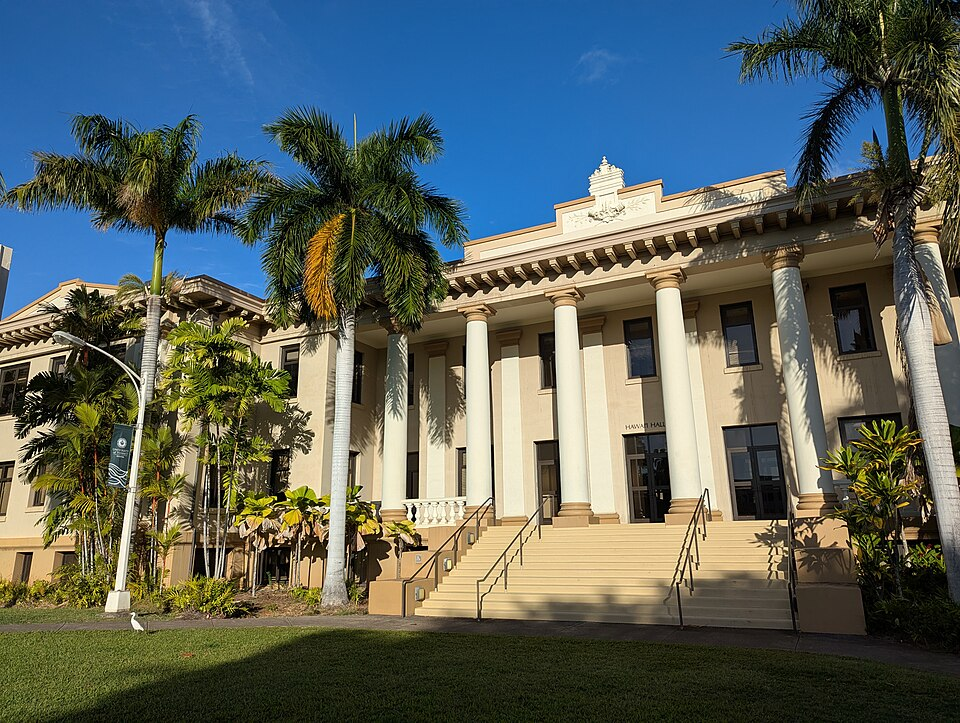
#> input picture assgn2/python/images/hawaii_hall.jpg, 960 x 723 px
$ python gradientTest.py
#> lines starting #> are read from the running program, lines starting #| are printed output that depends on the picture
### assgn2/python/myImageGradient.py
import numpy as np
import cv2


# Derivative kernels provided in the handout.
KX = np.array([
    [-1, 0, 1],
    [-2, 0, 2],
    [-1, 0, 1]
], dtype=np.float64) / 8.0
KY = KX.T


def myImageGradient(img0):
    """Compute horizontal and vertical image derivatives.

    Parameters
    ----------
    img0 : ndarray, shape (H, W)
        Grayscale input image.

    Returns
    -------
    imgx, imgy : ndarray
        Horizontal and vertical derivatives.
    """
    img0 = np.asarray(img0, dtype=np.float64)
    if img0.ndim != 2:
        raise ValueError("img0 must be a 2D grayscale image")

    if img0.max() > 1.0:
        img0 = img0 / 255.0

    # TODO: filter img0 with KX and KY.
    # You may use cv2.filter2D or scipy.ndimage filtering.
    imgx = cv2.filter2D(img0, -1, KX)
    imgy = cv2.filter2D(img0, -1, KY)

    return imgx, imgy

### assgn2/python/gradientTest.py
import cv2
import matplotlib.pyplot as plt
from myImageGradient import myImageGradient

# Read the image in grayscale
img0 = cv2.imread("images/hawaii_hall.jpg", cv2.IMREAD_GRAYSCALE)
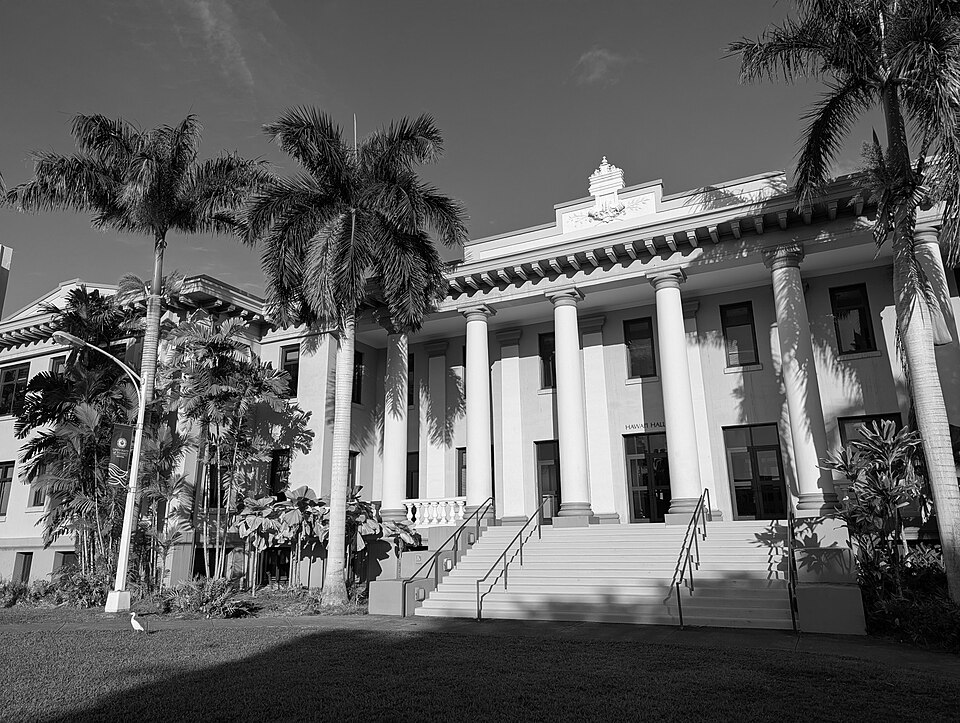
#> img0: shape (723, 960); min 0, max 255, mean 96.5

# Compute image gradients
imgx, imgy = myImageGradient(img0)
#> in myImageGradient, `imgx = cv2.filter2D(img0, -1, KX)`:
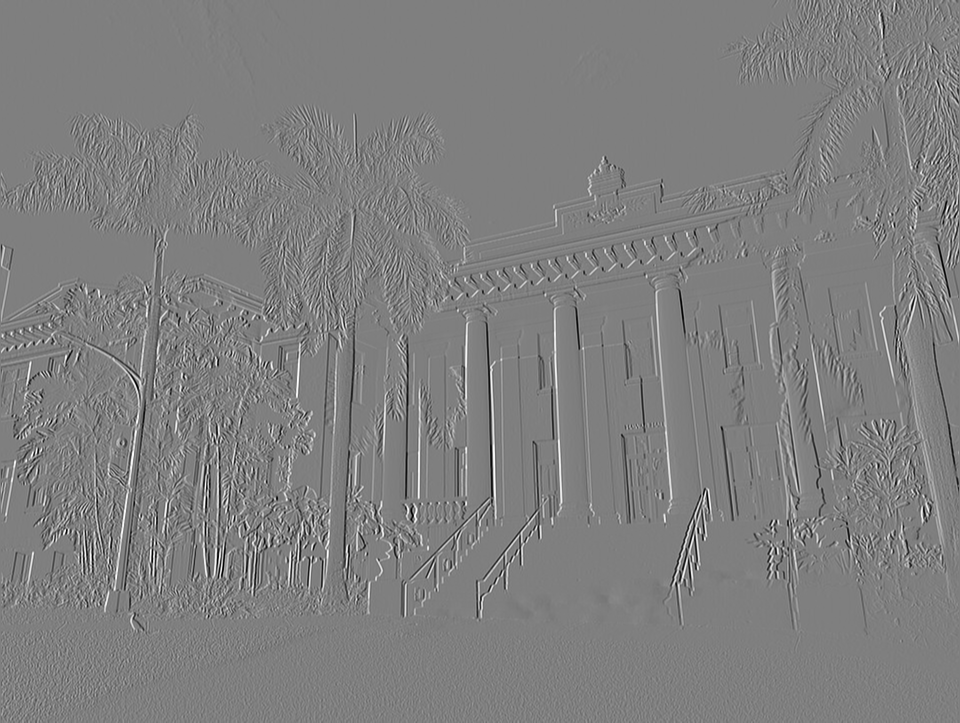
#> imgx: shape (723, 960) float64; min -0.498, max 0.499, mean -0.00013; drawn with min black and max white
#> in myImageGradient, `imgy = cv2.filter2D(img0, -1, KY)`:
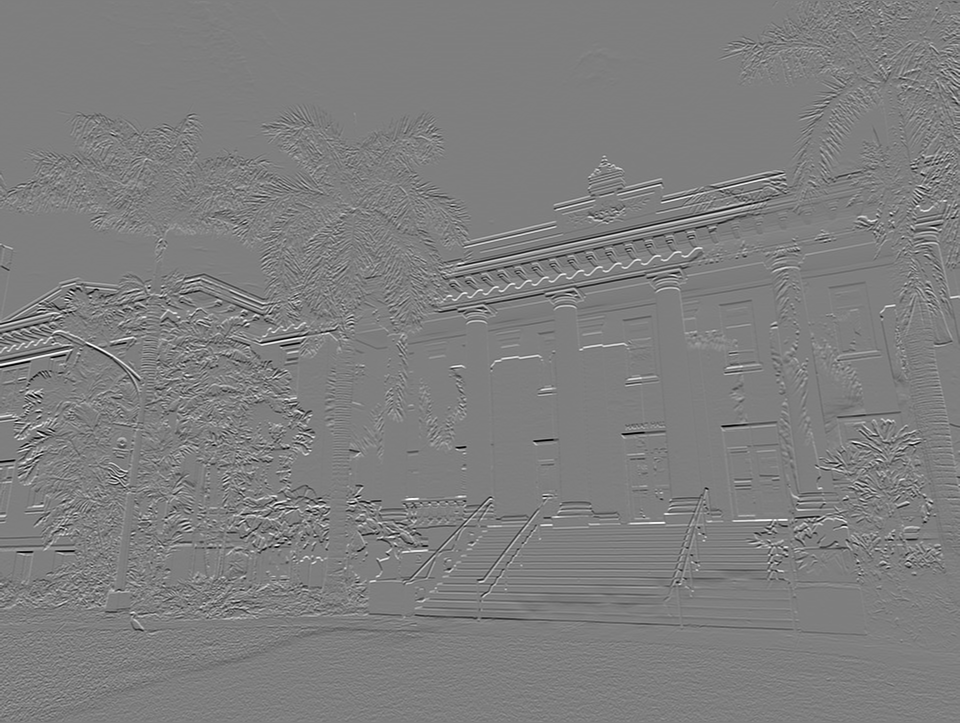
#> imgy: shape (723, 960) float64; min -0.49, max 0.495, mean -0.000293; drawn with min black and max white

# Display original image and gradients
plt.figure(figsize=(12, 4))

plt.subplot(1, 3, 1)
plt.imshow(img0, cmap="gray")
plt.title("Original Image")
plt.axis("off")

plt.subplot(1, 3, 2)
plt.imshow(imgx, cmap="gray")
plt.title("Horizontal Gradient (Ix)")
plt.axis("off")

plt.subplot(1, 3, 3)
plt.imshow(imgy, cmap="gray")
plt.title("Vertical Gradient (Iy)")
plt.axis("off")

plt.tight_layout()
plt.savefig("images/image_gradients.png", dpi=300)
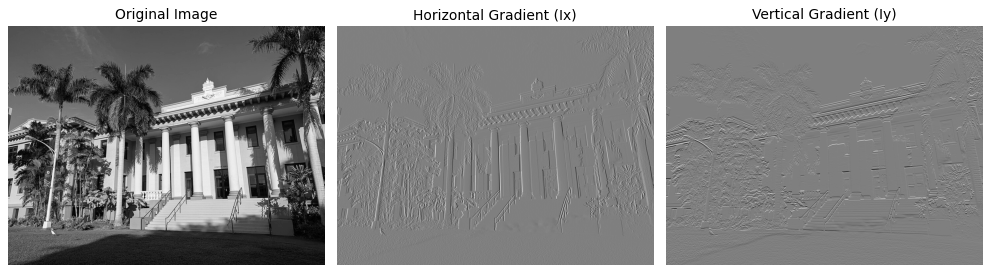
#> figure drawn by matplotlib, 3 panels
plt.show()
